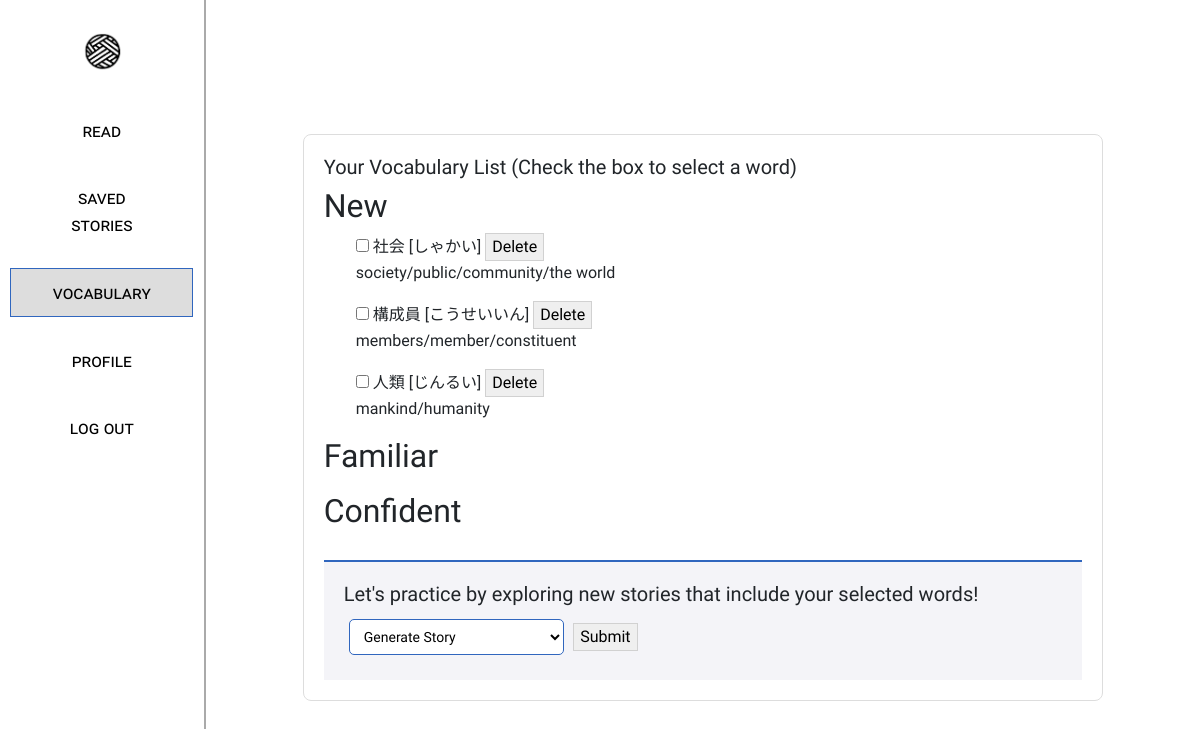
Before: /vocab (signed in) with the older database file.
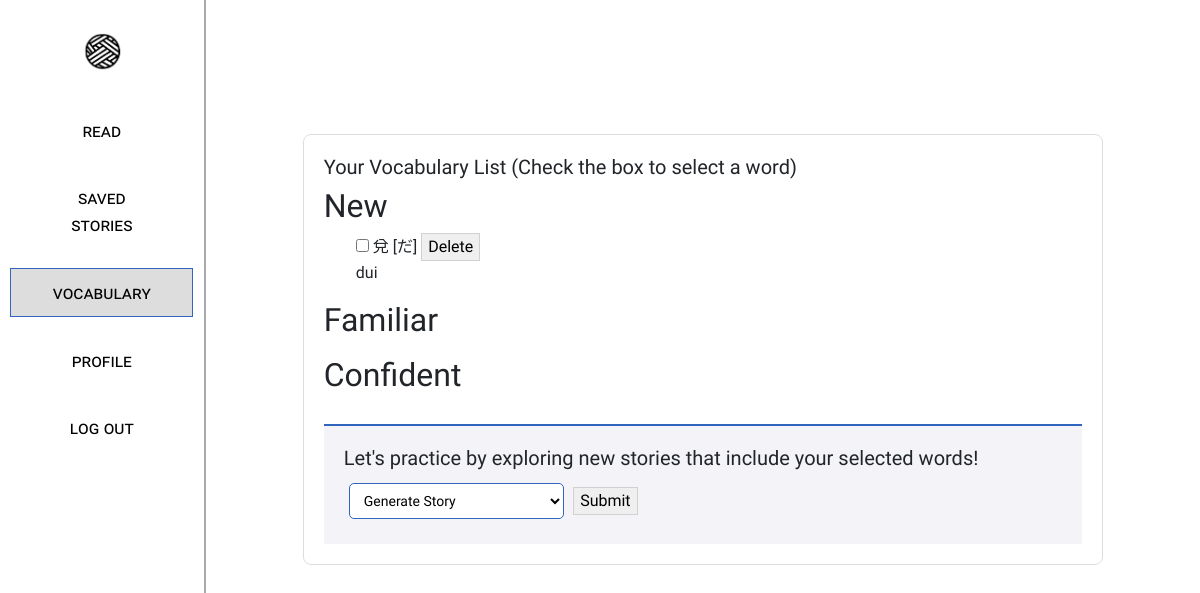
After: the same page with the newer database file.
### app.py (models this page shows)
class Vocabulary(db.Model):
    id = db.Column(db.Integer, primary_key=True)
    chinese_word = db.Column(db.String(100), nullable=False)
    translation = db.Column(db.String(100), server_default='')
    pronunciation = db.Column(db.String(100), server_default='')
    level = db.Column(db.String(50), nullable=False)  # Values: 'new', 'familiar', 'confident'
    user_id = db.Column(db.Integer, db.ForeignKey('users.id'), nullable=False)
    user = db.relationship('User', back_populates='vocabularies')

### app.py (the view)
@app.route('/vocab', methods=['GET', 'POST'])
def vocab():
    if 'user' not in session:
        return redirect('/login')
    user_id = User.query.filter_by(username=session['user']).first().id
    if request.method == 'POST':
        if request.form.get('delete'):
            delete_word = request.form.get('delete')
            Vocabulary.query.filter_by(user_id=user_id, chinese_word=delete_word).delete()
            db.session.commit()
            return redirect('/vocab')
        elif request.form.get('submit_action') == 'execute_action':
            selected_words = request.form.getlist('selected_words')
            paragraph_type = request.form.get('action')
            session['selected_words'] = selected_words
            session['paragraph_type'] = paragraph_type
            flash('Your selection has been saved! Go to "Read" to generate your story.', 'info-selection')
            return redirect('/vocab')
    else:
        vocab_list = Vocabulary.query.filter_by(user_id=user_id).all()
        vocab_dict = {'new': [], 'familiar': [], 'confident': []}
        for vocab in vocab_list:
            vocab_dict[vocab.level].append({'word': vocab.chinese_word, 'sense': vocab.translation.split('(')[0], 'pronunciation': vocab.pronunciation})
        return render_template('vocab.html', vocab=vocab_dict)

### templates/vocab.html (shortened to what this page needs)
<!DOCTYPE html>
<html>
<head>
    <link rel="stylesheet" href="../static/styles.css">
    <link href="https://cdn.jsdelivr.net/npm/bootstrap@5.3.0/dist/css/bootstrap.min.css" rel="stylesheet">
</head>
<body>
    <div class="urbanist-main">
        <div style="display:flex; flex-direction: row;">
            <div class="sidebar" style="flex-direction: column;">
                <a href="/" style="display: inline-block; height: 40px;">
                    <img style="height: 100%;" src="../static/wordweaverlogo.png" alt="Home">
                </a>
                <div style="display: flex; flex-direction: column; margin-top:15px; width:90%">
                    <div class="sidebar-item" >
                        <form action="/read" style="width:100%">
                            <button class="white long smallcaps-text" style="width:100%; color:black; border:0px;">
                                read
                            </button>
                        </form>
                    </div>
                    <div class="sidebar-item" >
                        <form action="/stories" style="width:100%">
                            <button class="white long smallcaps-text" style="width:100%; color:black; border:0px">
                                saved stories
                            </button>
                        </form>
                    </div>
                    <div class="sidebar-item" >
                        <form action="/vocab" style="width:100%">
                            <button class="long smallcaps-text" style="width:100%; color:black; background: #ddd; border: 1px solid #3066be">
                                vocabulary
                            </button>
                        </form>
                    </div>
                    <div class="sidebar-item" >
                        <form action="/profile" style="width:100%">
                            <button class="white long smallcaps-text" style="width:100%; color:black; border:0px">
                                profile
                            </button>
                        </form>
                    </div>
                    <div class="sidebar-item" >
                        <form action="/logout" style="width:100%">
                            <button class="white long smallcaps-text" style="width:100%; color:black; border:0px">
                                log out
                            </button>
                        </form>
                    </div>
                </div>
            </div>
            <div class="ui" style="width:100%; overflow: scroll; max-height: 100vh; display: inline-block;">
                <div style="flex-direction: column;">
                    <div class="left aligned column main-col" style="max-width: 800px; margin-top: 150px;">
                        <div class="center-container" id="text" style="text-align: left;">
                            <h1 class="huge">Your Vocabulary List (Check the box to select a word)</h1>
                            <form action="/vocab" method="POST">
                                {% for level, words in vocab.items() %}
                                    <h2>{{ level.capitalize() }}</h2>
                                    <ul>
                                        {% for word in words %}
                                                <input type="checkbox" name="selected_words" value="{{ word.word }}" id="{{ word.word }}">
                                                <label for="{{ word.word }}">{{ word.word }}</label>
                                                {% if word.pronunciation != "" %}
                                                    <span>[{{ word.pronunciation }}]</span>
                                                    <button type="submit" name="delete" value="{{ word.word }}">Delete</button>
                                                {% endif %}
                                                <p>{{ word.sense }}</p>
                                        {% endfor %}
                                    </ul>
                                {% endfor %}
                                <div class="practice-section">
                                    <h1 class="huge">Let's practice by exploring new stories that include your selected words! </h1>
                                    <select name="action" class="dropdown-style">
                                        <option value="generate_story">Generate Story</option>
                                    </select>
                                    <button type="submit" name="submit_action" value="execute_action">Submit</button>
                                </div>
                            </form>
                        </div>
                    </div>
                </div>
            </div>
        </div>
    </div>
</body>
</html>

### static/styles.css (style rules this page uses)
.center-container { margin: 10px; text-align: center; box-sizing: inherit; }
.ui { flex-wrap: wrap; padding: 0; margin: -1rem; }
.left.aligned { text-align: left; }
.column { max-width: 800px; width: 100%; padding: 10px; }
.huge { font-size: 1.25em; font-weight: 400; }
button { border: 1px solid rgba(34,36,38,.15); border-radius: .28571429rem; transition: box-shadow .1s ease,border-color .1s ease; box-shadow: none; bottom: 1px; cursor: pointer; }
.urbanist-main { font-family: "Urbanist", sans-serif; font-optical-sizing: auto; font-style: normal; }
button.long { padding: 10px 35px; }
button.white { background:#fff; color: #3066be; border-color: #aaa }
body { animation: fadeInAnimation ease 1s; animation-iteration-count: 1; animation-fill-mode: forwards; }
.main-col { display: flex; flex-direction: column; margin: auto; border: 1px solid #ddd; background: #fff; border-radius: 8px; }
.sidebar { display: flex; width: 20%; padding-top:2rem; align-items: center; border-right: 2px solid #aaa; height: 95vh; z-index: 2; }
.sidebar-item { width: 100%; justify-content: center; display: flex; margin-top:20px }
.smallcaps-text { font-size: 18px; font-variant: small-caps;; }
.practice-section { background-color: #f4f4f8; padding: 20px; margin-top: 30px; border-top: 2px solid #3066be; }
.dropdown-style { font-family: 'Urbanist', sans-serif; font-size: 14px; padding: 8px 10px; margin: 5px 5px; background-color: white; border: 1px solid #3066be; border-radius: 5px; width: 30%; }

Changed rows visible on the page:
removed Vocabulary: word "社会", pronunciation "しゃかい", sense "society/public/community/the world"
removed Vocabulary: word "構成員", pronunciation "こうせいいん", sense "members/member/constituent"
no longer on this page (row edited): Vocabulary: word "人類", pronunciation "じんるい", sense "mankind/humanity"
Other visible differences:
new list line: "☐ 兌 [ だ ] Delete dui"
